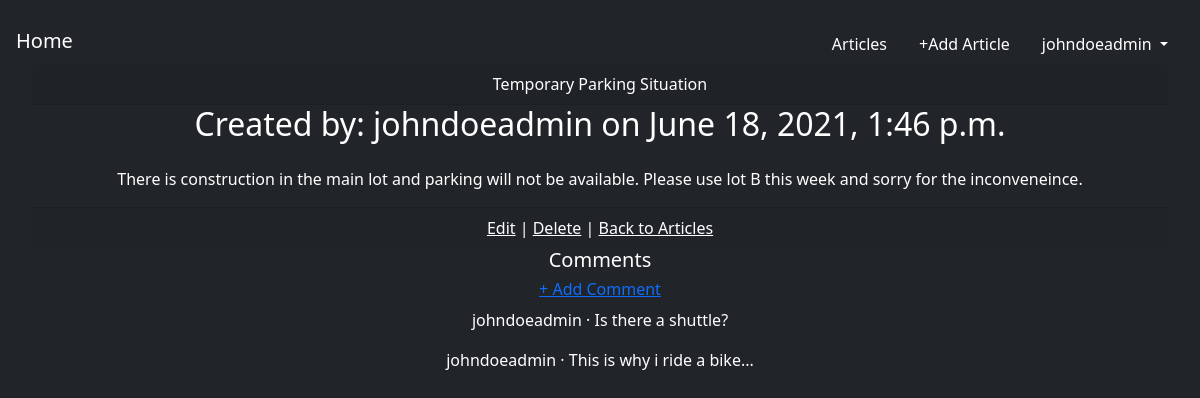
The app's page /articles/1/ (signed in) with its own data.
### accounts/models.py (models this page shows)
class CustomUser(AbstractUser):
    age = models.PositiveIntegerField(null=True, blank=True)

### articles/models.py (models this page shows, shortened)
class Article(models.Model):
    title = models.CharField(max_length=255)
    body = models.TextField()
    category = models.CharField(max_length=255, default=None)
    date = models.DateTimeField(auto_now_add=True)
    author = models.ForeignKey(
        get_user_model(),
        on_delete=models.CASCADE,
    )
    date_time = models.DateTimeField(auto_now_add=True)

class Comment(models.Model):
    article = models.ForeignKey(Article, on_delete=models.CASCADE, related_name="comments")
    comment = models.CharField(max_length=140)
    author = models.ForeignKey(get_user_model(), on_delete=models.CASCADE,)
    def __str__(self):
        return self.comment

### articles/views.py (the view)
# urls.py: path('<int:pk>/', ArticleDetailView.as_view(), name='article_detail'),
class ArticleDetailView(DetailView):
    model = Article
    template_name = 'article_detail.html'

### templates/article_detail.html (shortened to what this page needs)
{% extends 'base.html' %}
{% block content %}
    <div class="card-dark">
        <div class="card-header">
            <span class="font-weight-bold">
                {{ article.title }}
            </span>
        </div>
        <h2>Created by: {{ article.author }} on {{ article.date_time }}</h2>
        <div class="card-body">
            {{ article.body }}
        </div>
    </div>
    <div class="card-footer text-center text-white">
        <a class="text-white" href="{% url 'article_edit' article.pk %}">Edit</a> | <a class="text-white" href="{% url 'article_delete' article.pk %}">Delete</a>  | <a class="text-white" href="{% url 'article_list' %}">Back to Articles</a>
    </div>
    <h5>Comments</h5>
    <a href="{% url 'comment_new' %}"><h6>+ Add Comment</h6></a>
        {% for comment in article.comments.all %}
        <p>
            <span class="font-weight-bold">
                {{  comment.author  }} &middot;
            </span>
            {{ comment }}
        </p>
        {% endfor comment %}
{% endblock content %}

### templates/base.html (shortened to what this page needs)
{% load static %}
<html class="h-100">
<head>
    <link href="https://cdn.jsdelivr.net/npm/bootstrap@5.0.1/dist/css/bootstrap.min.css" rel="stylesheet"
>
</head>
<body class="d-flex h-100 text-center text-white bg-dark">
    <div class="cover-container d-flex w-100 h-100 p-3 mx-auto flex-column text-white ">
        <header class="">
            <div>
                <h3><a class="text-white navbar-brand float-md-start mb-0" href="{% url 'home' %}">Home</a></h3>
                <nav class="nav nav-masthead justify-content-center float-md-end text-white ">
                    <a class="nav-link active text-white " href="{% url 'article_list' %}">Articles</a>
                    <a class="nav-link active text-white " href="{% url 'article_new' %}">+Add Article</a>
                    {% if user.is_authenticated %}
                    <a class="nav-link active dropdown-toggle text-white " href="#" id="navbarDropdownMenuLink" role="button"
                        data-bs-toggle="dropdown" aria-expanded="false">
                        {{ user.username }}
                    </a>
                    {% endif %}
                </nav>
            </div>
        </header>
        <main class="px-3">
            {% block content %}
            {% endblock content %}
        </main>
    </div>
</body>
</html>

### records on screen
CustomUser: username "johndoeadmin"
Article: title "Temporary Parking Situation", author "johndoeadmin", date_time "June 18, 2021, 1:46 p.m.", body "There is construction in the main lot and parking will not be available. Please use lot B this week and sorry for the inconveneince."
Comment: author "johndoeadmin", comment "Is there a shuttle?"
Comment: author "johndoeadmin", comment "This is why i ride a bike..."
